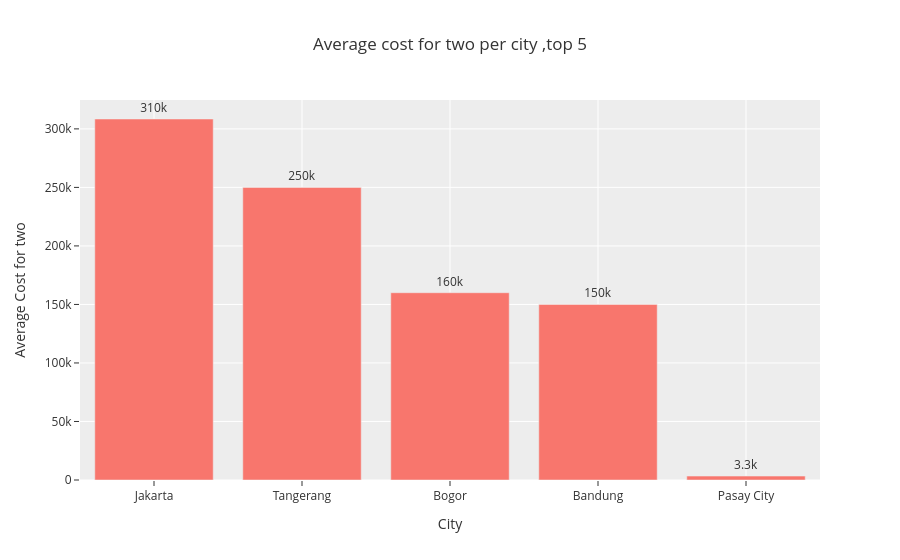

The cell this chart's notebook holds for it:
### Code cell
fig=px.bar(df.groupby("City")["Average Cost for two"].mean().sort_values(ascending=False).head(5),y="Average Cost for two",
      title="Average cost for two per city ,top 5",text_auto=".2s",template = 'ggplot2')
fig.update_traces(textfont_size=12,textposition="outside")
fig.show()

### Figure 1 — Plotly figure (JSON) as saved in the notebook; plotly's stock layout.template omitted (floating-point values rounded to 4 significant figures)
{"data": [{"alignmentgroup": "True", "hovertemplate": "City=%{x}<br>Average Cost for two=%{y}<extra></extra>", "legendgroup": "", "marker": {"color": "#F8766D", "pattern": {"shape": ""}}, "name": "", "offsetgroup": "", "orientation": "v", "showlegend": false, "textfont": {"size": 12}, "textposition": "outside", "texttemplate": "%{y:.2s}", "type": "bar", "x": ["Jakarta", "Tangerang", "Bogor", "Bandung", "Pasay City"], "xaxis": "x", "y": [308400.0, 250000, 160000, 150000, 3333.0], "yaxis": "y"}], "layout": {"barmode": "relative", "legend": {"tracegroupgap": 0}, "title": {"text": "Average cost for two per city ,top 5"}, "xaxis": {"anchor": "y", "domain": [0, 1], "title": {"text": "City"}}, "yaxis": {"anchor": "x", "domain": [0, 1], "title": {"text": "Average Cost for two"}}}}
